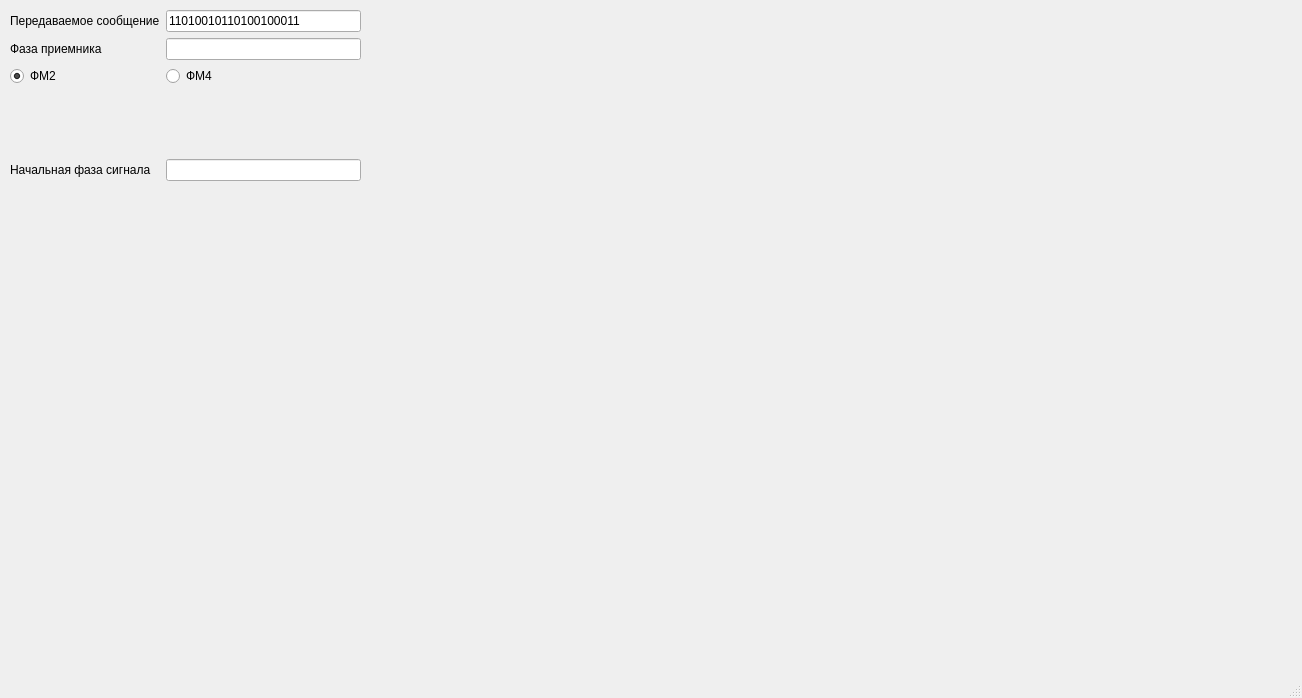
<?xml version="1.0" encoding="UTF-8"?>
<ui version="4.0">
 <class>MainWindow</class>
 <widget class="QMainWindow" name="MainWindow">
  <property name="geometry">
   <rect>
    <x>0</x>
    <y>0</y>
    <width>1302</width>
    <height>698</height>
   </rect>
  </property>
  <property name="windowTitle">
   <string>MainWindow</string>
  </property>
  <widget class="QWidget" name="centralwidget">
   <widget class="QCustomPlot" name="widget" native="true">
    <property name="geometry">
     <rect>
      <x>370</x>
      <y>10</y>
      <width>921</width>
      <height>151</height>
     </rect>
    </property>
   </widget>
   <widget class="QCustomPlot" name="widget_2" native="true">
    <property name="geometry">
     <rect>
      <x>370</x>
      <y>170</y>
      <width>921</width>
      <height>91</height>
     </rect>
    </property>
   </widget>
   <widget class="QCustomPlot" name="widget_3" native="true">
    <property name="geometry">
     <rect>
      <x>370</x>
      <y>270</y>
      <width>921</width>
      <height>91</height>
     </rect>
    </property>
   </widget>
   <widget class="QCustomPlot" name="widget_4" native="true">
    <property name="geometry">
     <rect>
      <x>10</x>
      <y>250</y>
      <width>351</width>
      <height>81</height>
     </rect>
    </property>
   </widget>
   <widget class="QCustomPlot" name="widget_5" native="true">
    <property name="geometry">
     <rect>
      <x>370</x>
      <y>430</y>
      <width>921</width>
      <height>101</height>
     </rect>
    </property>
   </widget>
   <widget class="QWidget" name="formLayoutWidget">
    <property name="geometry">
     <rect>
      <x>10</x>
      <y>10</y>
      <width>351</width>
      <height>171</height>
     </rect>
    </property>
    <layout class="QFormLayout" name="formLayout">
     <item row="0" column="0">
      <widget class="QLabel" name="Label">
       <property name="text">
        <string>Передаваемое сообщение</string>
       </property>
      </widget>
     </item>
     <item row="0" column="1">
      <widget class="QLineEdit" name="LineEdit">
       <property name="text">
        <string>11010010110100100011</string>
       </property>
      </widget>
     </item>
     <item row="2" column="0">
      <widget class="QRadioButton" name="radioButton">
       <property name="text">
        <string>ФМ2</string>
       </property>
       <property name="checked">
        <bool>true</bool>
       </property>
      </widget>
     </item>
     <item row="2" column="1">
      <widget class="QRadioButton" name="radioButton_2">
       <property name="text">
        <string>ФМ4</string>
       </property>
      </widget>
     </item>
     <item row="3" column="0">
      <spacer name="verticalSpacer">
       <property name="orientation">
        <enum>Qt::Orientation::Vertical</enum>
       </property>
       <property name="sizeHint" stdset="0">
        <size>
         <width>20</width>
         <height>40</height>
        </size>
       </property>
      </spacer>
     </item>
     <item row="3" column="1">
      <spacer name="verticalSpacer_2">
       <property name="orientation">
        <enum>Qt::Orientation::Vertical</enum>
       </property>
       <property name="sizeHint" stdset="0">
        <size>
         <width>20</width>
         <height>40</height>
        </size>
       </property>
      </spacer>
     </item>
     <item row="4" column="0">
      <widget class="QLabel" name="Label_2">
       <property name="text">
        <string>Начальная фаза сигнала</string>
       </property>
      </widget>
     </item>
     <item row="4" column="1">
      <widget class="QLineEdit" name="LineEdit_2">
       <property name="readOnly">
        <bool>true</bool>
       </property>
      </widget>
     </item>
     <item row="1" column="0">
      <widget class="QLabel" name="Label_3">
       <property name="text">
        <string>Фаза приемника</string>
       </property>
      </widget>
     </item>
     <item row="1" column="1">
      <widget class="QLineEdit" name="LineEdit_3"/>
     </item>
    </layout>
   </widget>
   <widget class="QCustomPlot" name="widget_6" native="true">
    <property name="geometry">
     <rect>
      <x>370</x>
      <y>540</y>
      <width>921</width>
      <height>101</height>
     </rect>
    </property>
   </widget>
   <widget class="QCustomPlot" name="widget_7" native="true">
    <property name="geometry">
     <rect>
      <x>10</x>
      <y>340</y>
      <width>351</width>
      <height>301</height>
     </rect>
    </property>
   </widget>
  </widget>
  <widget class="QMenuBar" name="menubar">
   <property name="geometry">
    <rect>
     <x>0</x>
     <y>0</y>
     <width>1302</width>
     <height>30</height>
    </rect>
   </property>
  </widget>
  <widget class="QStatusBar" name="statusbar"/>
 </widget>
 <customwidgets>
  <customwidget>
   <class>QCustomPlot</class>
   <extends>QWidget</extends>
   <header>qcustomplot.h</header>
   <container>1</container>
  </customwidget>
 </customwidgets>
 <resources/>
 <connections/>
</ui>
